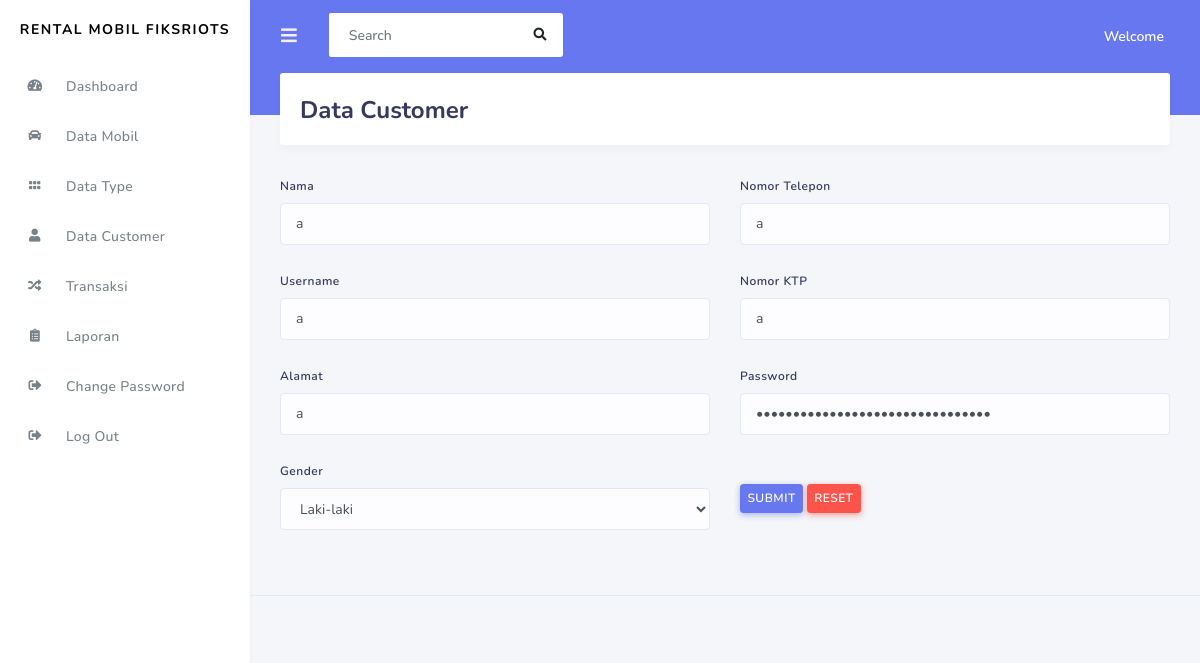
/admin/data_customer/update_customer/4, run on the app's committed database.
### tables this page shows
CREATE TABLE IF NOT EXISTS `customer` (
`id_customer` int(11) NOT NULL,
  `nama` varchar(120) NOT NULL,
  `username` varchar(120) NOT NULL,
  `alamat` varchar(120) NOT NULL,
  `gender` varchar(20) NOT NULL,
  `no_telp` varchar(20) NOT NULL,
  `no_ktp` varchar(50) NOT NULL,
  `password` varchar(120) NOT NULL,
  `role_id` int(11) NOT NULL
);

### application/controllers/admin/Data_customer.php (called while the page is built, shortened)
<?php
class Data_customer extends CI_Controller
{
	public function update_customer($id)
	{
		$data['customer'] = $this->db->query("SELECT * FROM customer WHERE id_customer='$id' ")->result();
		$this->load->view('templates_admin/header');
		$this->load->view('templates_admin/sidebar');
		$this->load->view('admin/form_update_customer',$data);
		$this->load->view('templates_admin/footer');
	}
}
?>

### index.php (called while the page is built, shortened)
<?php
require_once BASEPATH.'core/CodeIgniter.php';

### application/views/admin/form_update_customer.php (the view, shortened to what this page needs)
<div class="main-content">
    <section class="section">
          <div class="section-header">
            <h1>Data Customer</h1>
          </div>
    </section>
    <?php foreach ($customer as $cs) :?>
    <form method="post" action="<?php echo base_url('admin/data_customer/update_customer_aksi') ?>">
        <div class="row">
            <div class="col-md-6">
              <div class="form-group">
                <label>Nama</label>
                <input type="text" name="nama" class="form-control" value="<?php echo $cs->nama ?>">
              </div>
              <div class="form-group">
                <label>Username</label>
                <input type="text" name="username" class="form-control" value="<?php echo $cs->username?>">
              </div>
              <div class="form-group">
                <label>Alamat</label>
                <input type="text" name="alamat" class="form-control" value="<?php echo $cs->alamat ?>">
              </div>
              <div class="form-group">
                <label>Gender</label>
                <select class="form-control" name="gender">
                  <option value="<?php echo $cs->gender ?>"><?php echo $cs->gender ?></option>
                </select>
              </div>
            </div>
            <div class="col-md-6">
              <div class="form-group">
                <label>Nomor Telepon</label>
                <input type="text" name="no_telp" class="form-control" value="<?php echo $cs->no_telp ?>">
              </div>
              <div class="form-group">
                <label>Nomor KTP</label>
                <input type="text" name="no_ktp" class="form-control" value="<?php echo $cs->no_ktp ?>">
              </div>
              <div class="form-group">
                <label>Password</label>
                <input type="password" name="password" class="form-control" value="<?php echo $cs->password ?>">
              </div>
              <button type="submit"  class="btn btn-sm btn-primary mt-4">SUBMIT</button>
              <button type="reset"  class="btn btn-sm btn-danger mt-4">RESET</button>
            </div>
      </div>
    </form>
  <?php endforeach; ?>
</div>

### data on the page
customer: nama "a", username "a", alamat "a", gender "Laki-laki", no_telp "a", no_ktp "a"
